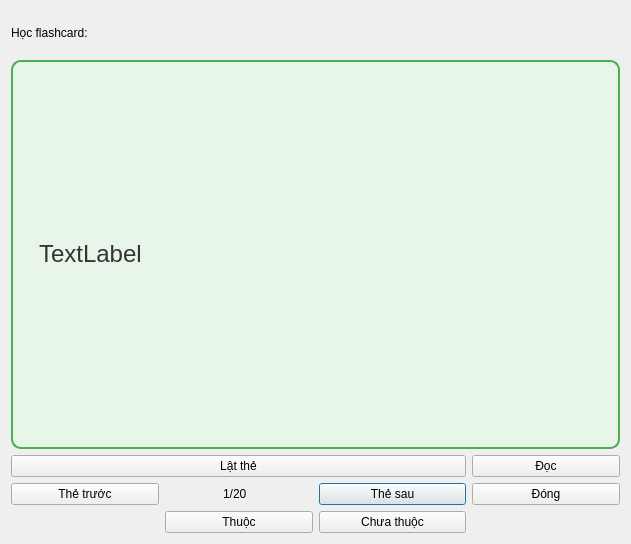
<?xml version="1.0" encoding="UTF-8"?>
<ui version="4.0">
 <class>Dialog</class>
 <widget class="QDialog" name="Dialog">
  <property name="geometry">
   <rect>
    <x>0</x>
    <y>0</y>
    <width>631</width>
    <height>544</height>
   </rect>
  </property>
  <property name="windowTitle">
   <string>Dialog</string>
  </property>
  <property name="styleSheet">
   <string notr="true">QDialog {
    background: qlineargradient(x1:0, y1:0, x2:1, y2:1,
                stop:0 rgba(248, 250, 252, 0.95),
                stop:1 rgba(241, 245, 249, 0.95));
    border-radius: 20px;
}

/* Card container */
QFrame#flashcard_frame {
    background-color: rgba(255, 255, 255, 0.9);
    border: 1px solid rgba(255, 255, 255, 0.8);
    border-radius: 18px;
    margin: 20px;
}

QLabel#card_content {
    background-color: rgba(240, 249, 255, 0.7);
    border: 1px solid rgba(186, 230, 253, 0.4);
    border-radius: 12px;
    padding: 24px;
    font-size: 18px;
    color: rgba(71, 85, 105, 1);
}

/* Navigation buttons */
QPushButton#prev_btn, QPushButton#next_btn {
    background-color: rgba(255, 255, 255, 0.9);
    border: 1px solid rgba(147, 165, 207, 0.4);
    border-radius: 10px;
    color: rgba(147, 165, 207, 1);
    font-weight: 500;
    padding: 10px 18px;
}

QPushButton#prev_btn:hover, QPushButton#next_btn:hover {
    background-color: rgba(240, 249, 255, 0.8);
    border: 1px solid rgba(147, 165, 207, 0.6);
}

/* Status buttons */
QPushButton#know_btn {
    background: qlineargradient(x1:0, y1:0, x2:0, y2:1,
                stop:0 rgba(134, 239, 172, 0.8),
                stop:1 rgba(74, 222, 128, 0.7));
    color: rgba(255, 255, 255, 1);
    border: none;
    border-radius: 12px;
    padding: 12px 24px;
    font-weight: 500;
}

QPushButton#dont_know_btn {
    background: qlineargradient(x1:0, y1:0, x2:0, y2:1,
                stop:0 rgba(252, 165, 165, 0.8),
                stop:1 rgba(239, 68, 68, 0.7));
    color: rgba(255, 255, 255, 1);
    border: none;
    border-radius: 12px;
    padding: 12px 24px;
    font-weight: 500;
}</string>
  </property>
  <layout class="QGridLayout" name="gridLayout">
   <item row="3" column="2">
    <widget class="QPushButton" name="pushButtonNext">
     <property name="text">
      <string>Thẻ sau</string>
     </property>
    </widget>
   </item>
   <item row="4" column="1">
    <widget class="QPushButton" name="pushButtonKnown">
     <property name="text">
      <string>Thuộc</string>
     </property>
    </widget>
   </item>
   <item row="4" column="2">
    <widget class="QPushButton" name="pushButtonUnknown">
     <property name="text">
      <string>Chưa thuộc</string>
     </property>
    </widget>
   </item>
   <item row="3" column="1">
    <widget class="QLabel" name="labelCardCount">
     <property name="styleSheet">
      <string notr="true">
    padding-left: 55px; /* Thêm khoảng trống 10px bên trái chữ */

</string>
     </property>
     <property name="text">
      <string>1/20</string>
     </property>
    </widget>
   </item>
   <item row="3" column="3">
    <widget class="QPushButton" name="pushButtonCloseStudy">
     <property name="text">
      <string>Đóng</string>
     </property>
    </widget>
   </item>
   <item row="3" column="0">
    <widget class="QPushButton" name="pushButtonPrevious">
     <property name="text">
      <string>Thẻ trước</string>
     </property>
    </widget>
   </item>
   <item row="0" column="0" colspan="4">
    <layout class="QVBoxLayout" name="verticalLayout_2" stretch="10,90">
     <item>
      <widget class="QLabel" name="labelStudyTitle">
       <property name="text">
        <string>Học flashcard:</string>
       </property>
      </widget>
     </item>
     <item>
      <widget class="QLabel" name="label_flashcard">
       <property name="styleSheet">
        <string notr="true">
            QLabel {
                border: 2px solid #4CAF50;
                border-radius: 10px;
                background-color: #E8F5E9;
                padding: 20px;
                font-size: 24px;
                color: #333;
            }</string>
       </property>
       <property name="text">
        <string>TextLabel</string>
       </property>
       <property name="textFormat">
        <enum>Qt::RichText</enum>
       </property>
       <property name="scaledContents">
        <bool>true</bool>
       </property>
       <property name="wordWrap">
        <bool>true</bool>
       </property>
      </widget>
     </item>
    </layout>
   </item>
   <item row="1" column="3">
    <widget class="QPushButton" name="pushButtonSpeak">
     <property name="text">
      <string>Đọc</string>
     </property>
    </widget>
   </item>
   <item row="1" column="0" colspan="3">
    <widget class="QPushButton" name="pushButtonFlip">
     <property name="text">
      <string>Lật thẻ</string>
     </property>
    </widget>
   </item>
  </layout>
 </widget>
 <resources/>
 <connections/>
</ui>
